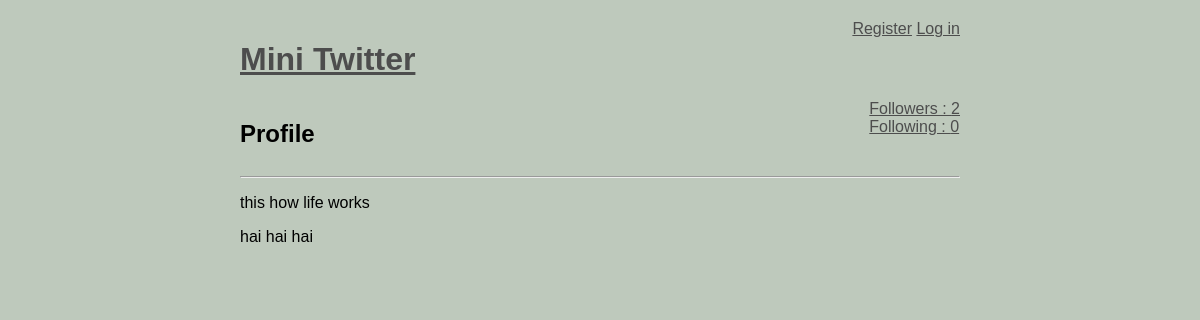
Page /user/nia on the earlier database version.
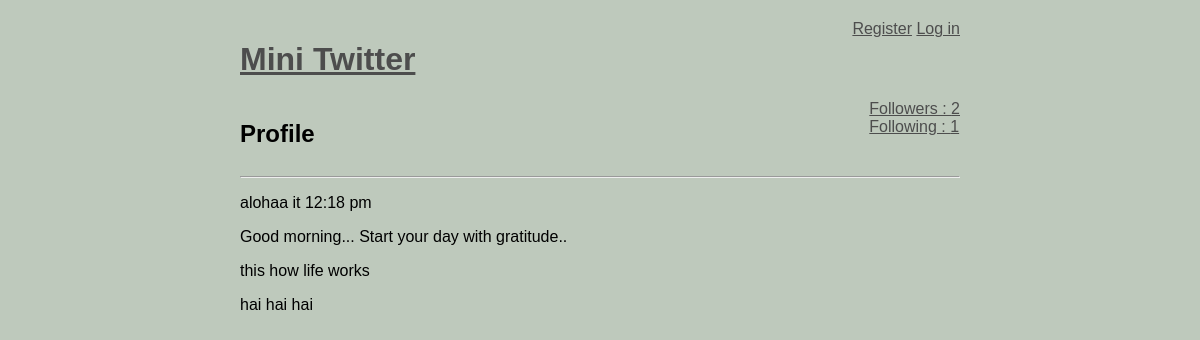
Same page on the later database version.
### models.py (models this page shows)
class BaseModel(Model):
    class Meta:
        database = database

class Message(BaseModel):
    user          = ForeignKeyField(User, backref = 'messages')
    content       = TextField()
    published_at  = DateTimeField(default=datetime.datetime.now())

### routes.py (the view)
@app.route('/user/<username>')
def user_profile(username):
    user = getUserOrAbort(username)
    messages = user.messages.order_by(Message.published_at.desc())
    return render_template('profile.html', messages=messages, user=user)

### models.py (called while the page is built)
    def following(self):
        return(User.select()
                   .join(Relationship, on=Relationship.to_user)
                   .where(Relationship.from_user == self)
                   .order_by(User.username))

    def follower(self):
        return(User.select()
                   .join(Relationship, on=Relationship.from_user)
                   .where(Relationship.to_user == self)
                   .order_by(User.username))

### routes.py (called while the page is built)
@app.before_request
def before_request():
    database.connect()

@app.after_request
def after_request(response):
    database.close()
    return response

def get_current_user():
    if session.get('logged_in'):
        return User.get(User.id == session['user_id'])

def getUserOrAbort(username):
    try:
        return User.get(User.username == username)
    except User.DoesNotExist:
        abort(404)

@app.context_processor
def _inject_user():
    return{'active_user': get_current_user()}

### templates/profile.html (shortened to what this page needs)
{% extends "layout.html" %}
{% block body %}
    <div id="flexy">
        <div class="">
            <h2>Profile {{ username }}</h2>
        </div>
        <div class="">
            <a href="{{url_for('show_follower', username=user.username)}}">Followers : {{ user.follower() | length }} </a> <br>
            <a href="{{url_for('show_following', username=user.username)}}">Following : {{ user.following() | length }}</a>
        </div>
    </div>
    <hr>
    {% for message in messages %}
        <p> {{ message.content }}</p>
    {% endfor %}
{% endblock %}

### templates/layout.html (shortened to what this page needs)
<!DOCTYPE html>
<html lang="en">
<head>
    <link rel="stylesheet" href="{{url_for('static', filename='style.css')}}">
</head>
<body>
    <header>
        <h1><a href="/"> Mini Twitter </a></h1>
        <div class="menu">
            {% if not session.logged_in %}
                <a href="{{url_for('register')}}">Register</a>
                <a href="{{url_for('login')}}">Log in</a>
            {% else%}
                <a href="{{url_for('new_tweet')}}">New Tweet</a>
                <a href="{{url_for('user_profile', username=session.username)}}">Profile</a>
                <a href="{{url_for('logout')}}">Log out</a>
            {% endif %}
        </div>
    </header>
        {% block body %} {% endblock %}
</body>
</html>

### static/style.css (style rules this page uses)
body { background-color: rgb(190, 201, 188); margin: 0 auto; margin-top: 20px; width: 60%; font-family: sans-serif; }
a { color: rgb(77, 77, 77); }
header, #flexy { display: flex; justify-content: space-between; }

Differences in the rows shown:
added Message: content "alohaa it 12:18 pm"
added Message: content "Good morning... Start your day with gratitude.."
Other differences:
{{ user.following() | length }}: "0" → "1"
